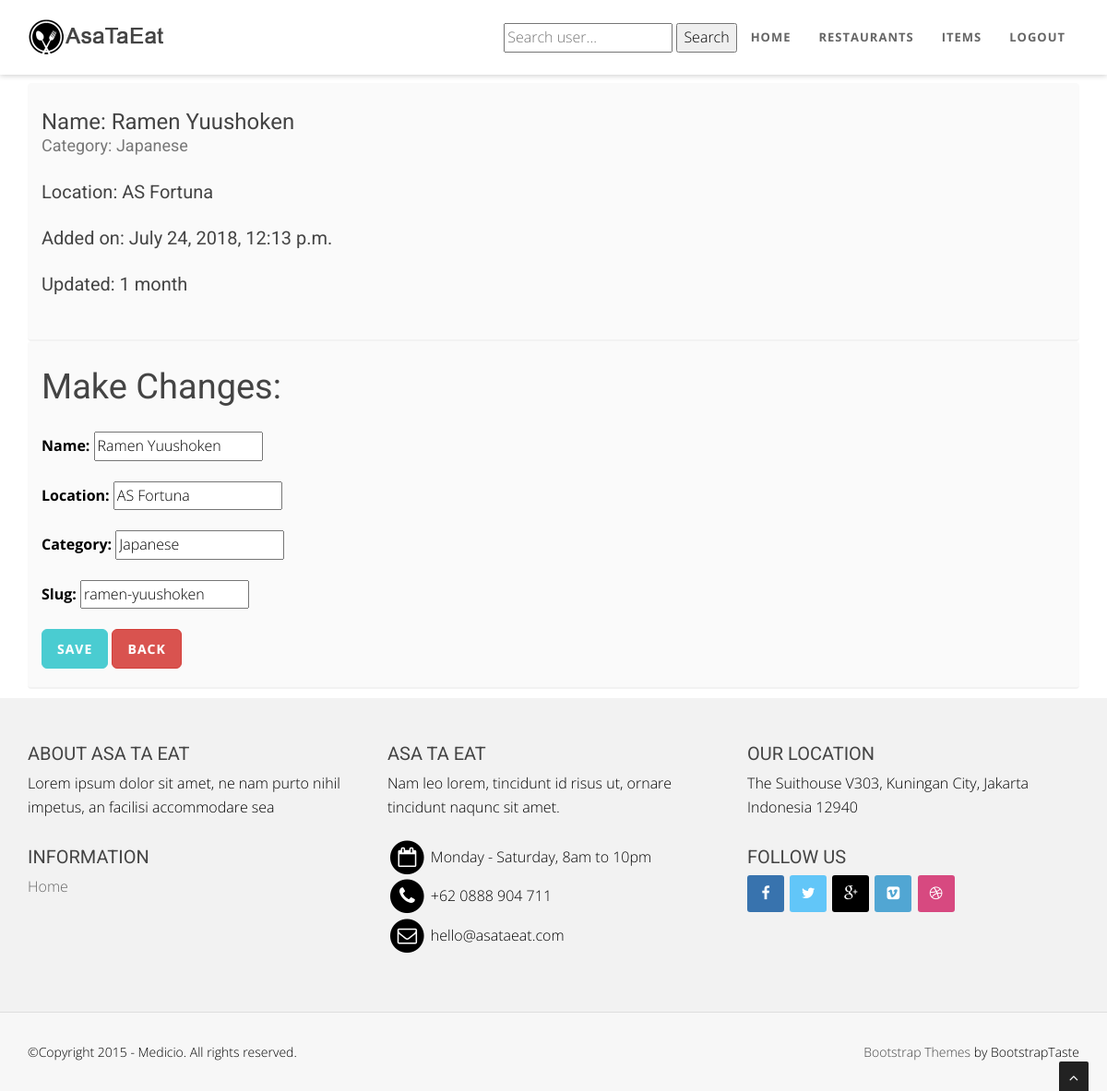
Page /restaurants/ramen-yuushoken/ (signed in) on the committed database.
### restaurants/models.py (models this page shows, shortened)
class RestaurantLocation(models.Model):
    owner       = models.ForeignKey(User)
    name        = models.CharField(max_length=120)
    location    = models.CharField(max_length=120, null=True, blank=True)
    category    = models.CharField(max_length=120, null=True, blank=False)
    timestamp   = models.DateTimeField(auto_now_add=True)
    updated     = models.DateTimeField(auto_now=True)
    slug        = models.SlugField(null=True, blank=True)
    objects = RestaurantLocationManager()
    @property
    def title(self):
        return self.name

### restaurants/views.py (the view, shortened to what this page needs)
# urls.py: url(r'^(?P<slug>[\w-]+)/$', RestaurantUpdateView.as_view(), name='detail'),
class RestaurantUpdateView(LoginRequiredMixin, UpdateView):
    form_class = RestaurantLocationCreateForm
    login_url = '/login/'
    template_name = 'restaurants/detail-update.html'
    def get_queryset(self):
        return RestaurantLocation.objects.filter(owner=self.request.user)
    def get_context_data(self, **kwargs):
        context = super(UpdateView, self).get_context_data(**kwargs)
        context['title'] = "Make Changes:"
        context['return_url'] = reverse('restaurants:list')
        return context

### restaurants/forms.py
class RestaurantLocationCreateForm (forms.ModelForm):
    category = forms.CharField(required=False, validators=[validate_category])
    class Meta:
        model = RestaurantLocation
        fields = [
            'name',
            'location',
            'category',
            'slug'
        ]

### restaurants/models.py (called while the page is built)
    def get_queryset(self):
        return RestaurantLocationQuerySet(self.model, using=self._db)

### restaurants/templates/restaurants/detail-update.html (shortened to what this page needs)
{% extends "base.html" %}
{% block content %}
<section id="callaction" class="home-section paddingtop-90 paddingbot-10">
        <div class="container">
             <div class="row">
                 <div class="col-md-12">
                     <div class="callaction bg-gray">
                         <div class="row">
                            <h5>Name: {{ form.instance.name }}<small> <br/>Category: {{ form.instance.category }}</small></h1>
                         </div>
                         <div class="row">
                            <h6>Location: {{ form.instance.location }}</h2>
                        </div>
                        <div class="row">
                            <h6>Added on: {{ form.instance.timestamp }}</h2>
                        </div>
                        <div class="row">
                            <h6>Updated: {{ form.instance.updated|timesince }}</h2>
                        </div>
                     </div>
                 </div>
             </div>
             {% include 'snippets/form-snippet.html' with form=form %}
         </div>
 </section>
{% endblock content %}

### templates/snippets/form-snippet.html (shortened to what this page needs)
<div class="row">
        <div class="col-md-12">
            <div class="callaction bg-gray">
            <div class="row">
                <h1>{{ title }}</h1>
            </div>
            <div class="row">
                <form method="POST">
                    {{ form.as_p }}
                    <button type="submit" class="btn btn-skin  btn-lg">Save</button>
                    {% if title != "Make Changes:" %}
                        <a href="{{ return_url }}" class="btn btn-danger btn-lg">Cancel</a>
                    {% else %}
                        <a href="{{ return_url }}" class="btn btn-danger btn-lg">Back</a>
                    {% endif %}
                </form>
            </div>
            </div>
        </div>
</div>

### static/css/style.css (style rules this page uses)
body { width: 100%; height: 100%; font-family: 'Open Sans', sans-serif; font-weight: 300; color: black; background-color: #ddd; font-size: 16px; line-height: 1.6em; }
html { width: 100%; height: 100%; }
label, input, button, select, textarea { font-family: 'Open Sans', sans-serif; font-size: inherit; line-height: inherit; }
h1 { font-size: 38px; }
h5 { font-size: 24px; }
h6 { font-size: 20px; }
h1, h2, h3, h4, h5, h6 { margin: 0 0 30px; font-family: 'Roboto', sans-serif; font-weight: 400; color: #444; line-height: 1em; }
p { margin: 0 0 20px; }
a { color: #666; -webkit-transition: all .2s ease-in-out; -moz-transition: all .2s ease-in-out; transition: all .2s ease-in-out; }
.paddingtop-90 { padding-top:90px !important; }
.paddingbot-10 { padding-bottom:10px !important; }
.home-section { padding-top: 150px; display:block; position:relative; z-index:120; background-color: #fff; }
.bg-gray { background: #fafafa; }
.callaction { padding:30px 30px 20px 30px; border-radius: 4px; border-bottom: 2px solid #f2f2f2; }
.btn-skin { color: #fff; }
.btn-lg, .btn-group-lg > .btn { padding: 10px 16px; font-size: 20px; line-height: 1.5em; border-radius: 6px; }
.btn { position: relative; display: inline-block; outline: none; color: #fff; text-decoration: none; text-transform: uppercase; letter-spacing: 1px; font-weight: 400; text-shadow: 0 0 1px rgba(255,255,255,0.3); font-size: 14px; font-weight: 700; }

### static/bodybg/bg1.css (style rules this page uses)
body { background: url(../img/bodybg/bg1.png) repeat left top; }

### static/color/default.css (style rules this page uses)
.btn-skin { background-color: #4ACCD1; border-color: #4ACCD1; }

### rows in the picture
RestaurantLocation: instance.name "Ramen Yuushoken", instance.category "Japanese", instance.location "AS Fortuna", instance.timestamp "July 24, 2018, 12:13 p.m.", instance.updated "1 month", name "Ramen Yuushoken", location "AS Fortuna", category "Japanese", slug "ramen-yuushoken"

### other values in the picture
{{ title }} "Make Changes:"
